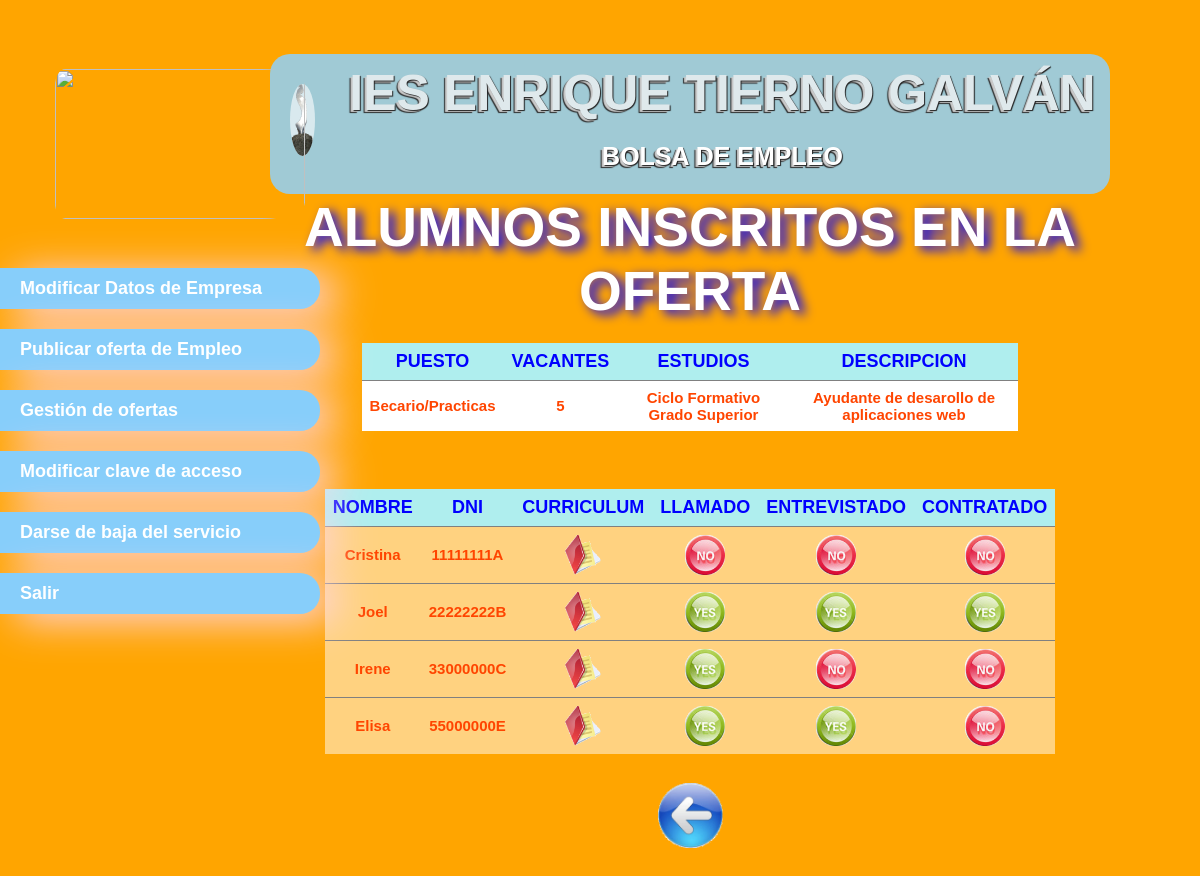
/Proyecto/empresa/lista_alu.php?id=12, run on the app's committed database.
### tables this page shows
CREATE TABLE IF NOT EXISTS `oferta` (
  `ID` int(11) NOT NULL AUTO_INCREMENT,
  `CIF` varchar(9) NOT NULL,
  `DESCRIP` varchar(250) NOT NULL,
  `PUESTO` varchar(25) NOT NULL,
  `SECTOR` varchar(100) NOT NULL,
  `VACANTES` int(3) NOT NULL,
  `CONTRATO` varchar(25) NOT NULL,
  `HORARIO` varchar(20) NOT NULL,
  `ESTUDIOS` varchar(70) NOT NULL,
  `LOC` varchar(50) NOT NULL,
  `PROV` varchar(25) NOT NULL,
  `EXPMIN` int(2) NOT NULL,
  `FECHA` timestamp NOT NULL DEFAULT CURRENT_TIMESTAMP,
  `ESTADO` int(1) NOT NULL DEFAULT '1',
  PRIMARY KEY (`ID`),
  KEY `CIF` (`CIF`),
  KEY `CIF_2` (`CIF`),
  KEY `CIF_3` (`CIF`)
);

CREATE TABLE IF NOT EXISTS `proceso` (
  `ID` int(11) NOT NULL AUTO_INCREMENT,
  `DNI` varchar(9) NOT NULL,
  `IDOFERTA` int(11) NOT NULL,
  `LLAMADA` int(11) NOT NULL,
  `ENTREVISTA` int(11) NOT NULL,
  `CONTRATO` int(11) NOT NULL,
  PRIMARY KEY (`ID`),
  KEY `DNI` (`DNI`),
  KEY `IDOFERTA` (`IDOFERTA`)
);

CREATE TABLE IF NOT EXISTS `alumnos` (
  `DNI` varchar(9) NOT NULL,
  `EXP` int(5) NOT NULL,
  `IDPROF` int(3) NOT NULL,
  `NOMBRE` varchar(30) NOT NULL,
  PRIMARY KEY (`DNI`),
  KEY `IDPROF` (`IDPROF`),
  KEY `IDPROF_2` (`IDPROF`),
  KEY `IDPROF_3` (`IDPROF`)
);

### Proyecto/empresa/lista_alu.php (the view, shortened to what this page needs)
<HTML LANG="es">
	<HEAD>
	   <LINK REL="stylesheet" TYPE="text/css" HREF="estilo.css">
	</HEAD>
	<BODY>
	<?PHP
		$sesion = $_SESSION["var_sesion"];
			$conexion=mysqli_connect("localhost","root","","bolsaempleo") or die("Problemas en la conexion");
			$query= "select FOTO from EMPRESA where CIF= '$sesion'" or die ("Problemas en el select". mysqli_error($conexion));
			$cons=mysqli_query($conexion,$query);
			$fila=mysqli_fetch_array($cons);
	?>
		<div id="menu" class="div" >
			<div class="ima">
				<img class="foto"  src="<?php echo $fila['FOTO'];?>">
			</div>
			<div class="ul">
				<ul>
					<a href="modi_empresa.php"><li>Modificar Datos de Empresa</li></a>
					<a href="form_oferta.php"><li>Publicar oferta de Empleo</li></a>
					<a href="ofertas_emp.php"><li>Gestión de ofertas</li></a>
					<a href="cambio.php"><li>Modificar clave de acceso</li></a>
					<a href="baja_empresa.php"><li>Darse de baja del servicio</li></a>
					<a href="index.php"><li>Salir</li></a>
				</ul>
			</div>
		</div>
		<div id="pagina" >
				<header id="header">
					<div class="titulo">
							<h1>IES ENRIQUE TIERNO GALVÁN</h1>
							<p>BOLSA DE EMPLEO</p>
					</div>
				</header>
				<div id="principal" >
					<h1 class="h1">ALUMNOS INSCRITOS EN LA OFERTA</h1>
						<div class="tabla"><p align="center">
										<?PHP
											$id=$_REQUEST['id'];
											$conexion=mysqli_connect("localhost","root","","bolsaempleo") or die("Problemas en la conexion");
									$query= "select * from OFERTA where ID='$id'" or die ("Problemas en el select". mysqli_error($conexion));
									$cons=mysqli_query($conexion,$query);
									  $nfilas = mysqli_num_rows ($cons);
										 print ("<TABLE bgcolor='white' rules=\"rows\">\n");
										 print ("<TR>\n");
										 print ("<TH >PUESTO</TH>\n");
										 print ("<TH >VACANTES</TH>\n");
										 print ("<TH >ESTUDIOS</TH>\n");
										 print ("<TH >DESCRIPCION</TH>\n");
										 print ("</TR>\n");
										 for ($i=0; $i<$nfilas; $i++)
										 {
											$fila=mysqli_fetch_array($cons);
												print ("<TR bgcolor='white'>\n");
											print ("<TD>" . $fila['PUESTO'] . "</TD>\n");
											print ("<TD>" . $fila['VACANTES'] . "</TD>\n");
											print ("<TD>" . $fila['ESTUDIOS'] . "</TD>\n");
											print ("<TD>" . $fila['DESCRIP'] . "</TD>\n");
											print ("</TR>\n");
										 }
										 print ("</TABLE><br><br>\n");
											$conexion=mysqli_connect("localhost","root","","bolsaempleo") or die("Problemas en la conexion");
											$query= "select * from ALUMNOS WHERE DNI IN (SELECT DNI FROM INSCRITOS WHERE IDOFERTA=$id)" or die ("Problemas en el select". mysqli_error($conexion));
											$cons=mysqli_query($conexion,$query);
										  $nfilas = mysqli_num_rows ($cons);
										  if ($nfilas > 0)
										  {
											 print ("<TABLE rules=\"rows\">\n");
											 print ("<TR>\n");
											 print ("<TH>NOMBRE</TH>\n");
											 print ("<TH>DNI</TH>\n");
											 print ("<TH>CURRICULUM</TH>\n");
											 print ("<TH>LLAMADO</TH>\n");
											 print ("<TH>ENTREVISTADO</TH>\n");
											 print ("<TH>CONTRATADO</TH>\n");
											 print ("</TR>\n");
											 for ($i=0; $i<$nfilas; $i++)
											 {
												$fila=mysqli_fetch_array($cons);
												print ("<TR>\n");
												print ("<TD>" . $fila['NOMBRE'] . "</TD>\n");
												print ("<TD>" . $fila['DNI'] . "</TD>\n");
												$conex=mysqli_connect("localhost","root","","bolsaempleo") or die("Problemas en la conexion");
											$select= "select * from PROCESO WHERE DNI = '".$fila['DNI']."' AND IDOFERTA = $id" or die ("Problemas en el select". mysqli_error($conex));
											$con=mysqli_query($conex,$select);
											$res=mysqli_fetch_array($con);
												print ("<td><a href=\"ver_curriculum.php?id=".$res['IDOFERTA']."&dni=".$fila['DNI']."\"><img id=\"estado\" src=\"/Proyecto/botones/inscripcion.gif\"></a></td>");
												print ("<td><a href=\"proceso_alu.php?id=".$res['IDOFERTA']."&dni=".$fila['DNI']."&est=".$res['LLAMADA']."&n=1\">");
														if($res['LLAMADA']==0){
													print ("<img id=\"estado\" src=\"/Proyecto/botones/no.gif\">");
												}else {
													print ("<img id=\"estado\" src=\"/Proyecto/botones/yes.gif\">");
												}
													print ("</a></td>");
												print ("<td><a href=\"proceso_alu.php?id=".$res['IDOFERTA']."&dni=".$fila['DNI']."&est=".$res['ENTREVISTA']."&n=2\">");
													if($res['ENTREVISTA']==0){
													print ("<img id=\"estado\" src=\"/Proyecto/botones/no.gif\">");
												}else {
													print ("<img id=\"estado\" src=\"/Proyecto/botones/yes.gif\">");
												}
													print ("</a></td>");
												print ("<td><a href=\"proceso_alu.php?id=".$res['IDOFERTA']."&dni=".$fila['DNI']."&est=".$res['CONTRATO']."&n=3\">");
													if($res['CONTRATO']==0){
													print ("<img id=\"estado\" src=\"/Proyecto/botones/no.gif\">");
												}else {
													print ("<img id=\"estado\" src=\"/Proyecto/botones/yes.gif\">");
												}
													print ("</a></td>");
												print ("</TR>\n");
											 }
											 print ("</TABLE>\n");
										  }
										  else
											 print ("No hay ALUMNOS INSCRITOS EN ESTA OFERTA");
									?>
									<P class="pp"><a href="ofertas_emp.php"><img class="imag" src="/Proyecto/botones/volver-2.gif"></a></p>
							</p>
						</div>
				</div>
		</div>
	</BODY>
</HTML>

### Proyecto/empresa/estilo.css (style rules this page uses)
img.foto { width: 250px; height: 150px; display: block; margin: 15% auto; background-color: rgba(255,255,255,0); padding:22px; padding-left: 55px; border-radius:20%; transition:box-shadow .4s; }
div#menu ul li { margin-top:20px; font: bold 18px 'Comic Sans MS',Arial,Helvetica,sans-serif; text-decoration:none; background-color:lightskyblue; width:300px; padding-top:10px; padding-bottom:10px; border-radius:0px 20px 20px 0px; padding-left:20px; -moz-box-shadow: 17px 9px 41px #ffd6ec; -webkit-box-shadow: 17px 6px 41px #ffd6ec; -webkit-transition:padding-left 0.6s; color:white; }
a:link { text-decoration:none; }
div#menu { width: 15%; float:left; margin-top:20px; height: 100%; position:relative; display:block; }
div#pagina { margin: 2% auto; width: 85%; float: left; height: auto; }
div#principal { width: auto; height: auto; margin: 4%; }
.h1 { color: white; font: bold 55px 'Comic Sans MS',Arial,Helvetica,sans-serif; text-shadow:6px 4px 11px blue; text-align:center; }
* { margin:0px; padding:0px; }
html { font-family: Geneva, sans-serif; background-color: orange; }
header#header { margin:30px auto; width:840px; height:100px; }
div.titulo { text-align:center; margin: 1px auto; height:120px; color: #dfe9ec; font: bold 25px 'Myriad Pro',Arial,Helvetica,sans-serif; padding: 10px 0; background:#a0cad5; width:100%; text-shadow: 1px 1px 1px #222, -2px 2px 1px #ccc, -3px 3px 1px #222; border-radius:20px 20px 20px 20px; }
p { margin:20px auto; color: white; font: bold 25px 'Myriad Pro',Arial,Helvetica,sans-serif; }
.pp, .p5 { padding: 1%; text-align: center; color: purple; font: bold 22px Comic Sans MS,Arial,Helvetica,sans-serif; text-shadow:6px 4px 7px white; }

### Proyecto/empresa/lista_alu.php (style rules this page uses)
table { width: 70%; border-spacing: 3px; background-color: rgba(255,255,255,0); color: #fff; text-align: center; font: bold 15px Comic Sans MS,Arial,Helvetica,sans-serif; }
td { background-color: rgba(255,255,255,.5); padding: 8px 8px 8px 8px; color: orangered; border-right: 44px; border-left: 44px; }
th { padding: 8px 8px 8px 8px; background-color: PaleTurquoise; font: bold 18px Comic Sans MS,Arial,Helvetica,sans-serif; color: blue; }
.imag { width: 65px; height: 65px; }
img#estado { width: 40px; height: 40px; }

### data on the page
oferta: PUESTO "Becario/Practicas", VACANTES "5", ESTUDIOS "Ciclo Formativo Grado Superior", DESCRIP "Ayudante de desarollo de aplicaciones web"
proceso: DNI.NOMBRE "Cristina", DNI.DNI "11111111A", LLAMADA 0 (drawn), ENTREVISTA 0 (drawn), CONTRATO 0 (drawn)
proceso: DNI.NOMBRE "Joel", DNI.DNI "22222222B", LLAMADA 1 (drawn), ENTREVISTA 1 (drawn), CONTRATO 1 (drawn)
proceso: DNI.NOMBRE "Irene", DNI.DNI "33000000C", LLAMADA 1 (drawn), ENTREVISTA 0 (drawn), CONTRATO 0 (drawn)
proceso: DNI.NOMBRE "Elisa", DNI.DNI "55000000E", LLAMADA 1 (drawn), ENTREVISTA 1 (drawn), CONTRATO 0 (drawn)
